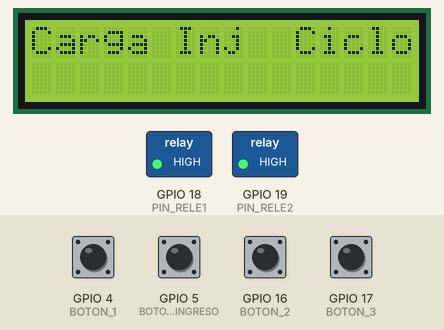
Bench run of a sketch on a simulated ESP32. Parts: 16×2 character LCD, switched loads named in the sketch (green lamp = pin HIGH). The test bench sets the inputs (shaded band); at power-on: GPIO 4 (BOTON_1), GPIO 5 (BOTON_INGRESO), GPIO 16 (BOTON_2), GPIO 17 (BOTON_3) HIGH.

Above: at 1.2 s.
1.3 s: GPIO 4 (BOTON_1) pulled LOW for 0.15 s
At 2.4 s:
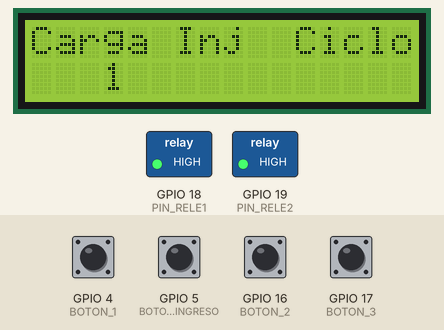
2.9 s: GPIO 16 (BOTON_2) pulled LOW for 0.15 s
At 3.6 s:
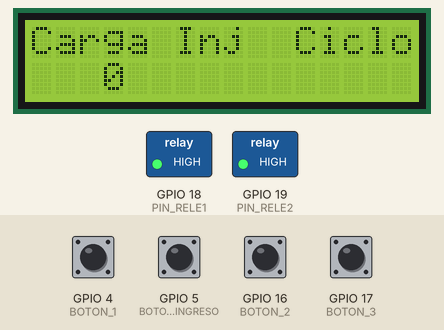
4.5 s: GPIO 17 (BOTON_3) pulled LOW for 0.15 s
At 5.6 s:
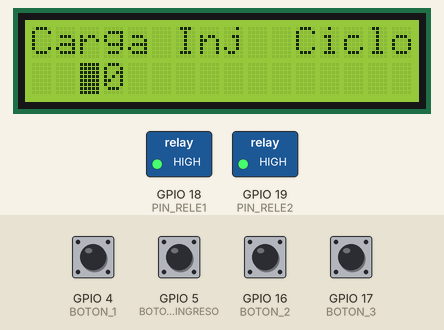
7.3 s: GPIO 4 (BOTON_1) pulled LOW for 1 s
At 8.1 s:
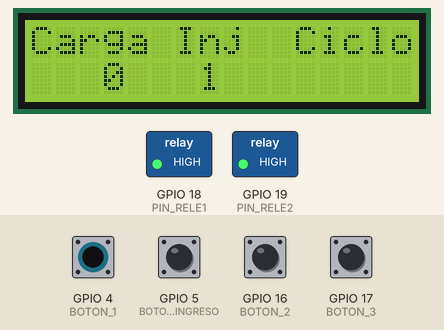
9.8 s: GPIO 16 (BOTON_2) pulled LOW for 1 s
At 11.2 s:
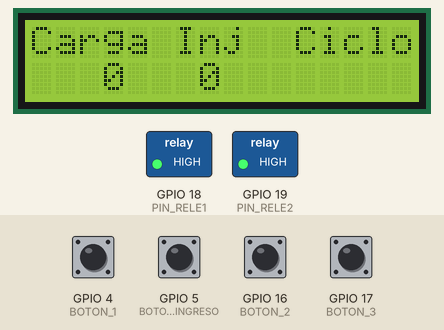
12.3 s: GPIO 17 (BOTON_3) pulled LOW for 1 s
At 13.4 s:
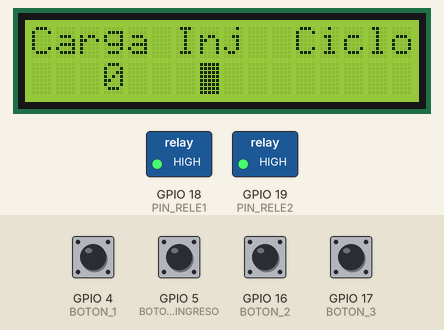
Timing chart, 0 to 15.3 s (numbered marks = the images above; inputs shaded):
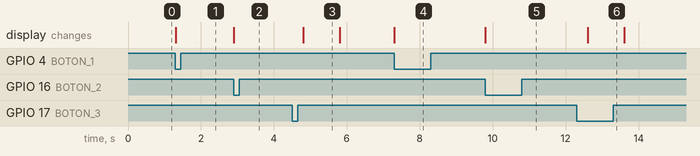

Measured:
- after the input at 1.3 s, the display: changes at once (image 1)
- after the input at 2.9 s, the display: changes at once (image 2)
- after the input at 4.5 s, the display: changes after 0.30 s (image 3)
- after the input at 7.3 s, the display: changes at once (image 4)
- after the input at 9.8 s, the display: changes at once (image 5)
- after the input at 12.3 s, the display: changes after 0.30 s (image 6)
- what the display in image 3 shows lasts 1.0 s, from 4.8 s to 5.8 s

The sketch:

control_valvula_no_delay.ino
```cpp
#include <Wire.h>
#include <LiquidCrystal_I2C.h>

// Definir los pines de los pulsadores y el relé
#define BOTON_1 4
#define BOTON_2 16
#define BOTON_3 17
#define BOTON_INGRESO 5
#define PIN_RELE1 18
#define PIN_RELE2 19

// Definir la dirección de la pantalla LCD
#define LCD_ADDR 0x27

portMUX_TYPE mux;

// Definir variables globales
int tiempo1 = 0;
int tiempo2 = 0;
int tiempo_ciclo = 0;
unsigned long tiempoActual = 0;
int cursorPosition = 0;

volatile boolean boton1 = false;
volatile boolean boton2 = false;
volatile boolean boton3 = false;
volatile boolean botonIngreso = false;
bool relesEncendidos = true;

// Crear un objeto de la clase LiquidCrystal_I2C para la pantalla LCD
LiquidCrystal_I2C lcd(LCD_ADDR, 16, 2);

void ARDUINO_ISR_ATTR  ISR_boton1() {
  boton1 = true;
}

void ARDUINO_ISR_ATTR  ISR_boton2() {
  boton2 = true;
}

void ARDUINO_ISR_ATTR  ISR_boton3() {
  boton3 = true;
}

void ARDUINO_ISR_ATTR  ISR_botonIngreso() {
  botonIngreso = true;
}

void setup() {
  // Inicializar la pantalla LCD
  Serial.begin(9600);
  lcd.init();
  lcd.backlight();

  // Configurar los pines de los pulsadores y el relé
  pinMode(BOTON_1, INPUT_PULLUP);
  pinMode(BOTON_2, INPUT_PULLUP);
  pinMode(BOTON_3, INPUT_PULLUP);
  pinMode(BOTON_INGRESO, INPUT_PULLUP);
  pinMode(PIN_RELE1, OUTPUT);
  pinMode(PIN_RELE2, OUTPUT);

  digitalWrite(PIN_RELE1, HIGH);
  digitalWrite(PIN_RELE2, HIGH);

  attachInterrupt(digitalPinToInterrupt(BOTON_1), ISR_boton1, FALLING);
  attachInterrupt(digitalPinToInterrupt(BOTON_2), ISR_boton2, FALLING);
  attachInterrupt(digitalPinToInterrupt(BOTON_3), ISR_boton3, FALLING);
  attachInterrupt(digitalPinToInterrupt(BOTON_INGRESO), ISR_botonIngreso, FALLING);

  // Mostrar el texto "Carga" en la pantalla LCD
  lcd.setCursor(0, 0);
  lcd.print("Carga");
  lcd.setCursor(6, 0);
  lcd.print("Inj");
  lcd.setCursor(11, 0);
  lcd.print("Ciclo");
}

void loop() {
  if (boton1) {


    if (cursorPosition == 0) {
      tiempo1++;
      lcd.setCursor(2, 1);
      if(tiempo1 <= 9){
        lcd.print(" ");
      }
      lcd.print(tiempo1);
    } else if (cursorPosition == 1) {
      tiempo2++;
      lcd.setCursor(7, 1);
      lcd.print(tiempo2);
    } else if (cursorPosition == 2) {
      tiempo_ciclo += 10;
      lcd.setCursor(13, 1);
      lcd.print(tiempo_ciclo);
    }
    delay(300);
    boton1 = false;
  }

  if (boton2) {
    //boton2 = false;

    if (cursorPosition == 0) {
      tiempo1--;
      if (tiempo1 < 0) {
        tiempo1 = 0;
      }
      lcd.setCursor(2, 1);
      if(tiempo1 <= 9){
        lcd.print(" ");
      }
      lcd.print(tiempo1);
    } else if (cursorPosition == 1) {
      tiempo2--;
      if (tiempo2 < 0) {
        tiempo2 = 0;
      }
      lcd.setCursor(7, 1);
      lcd.print(tiempo2);
    } else if (cursorPosition == 2) {
      tiempo_ciclo -= 10;
      if (tiempo_ciclo < 0) {
        tiempo_ciclo = 0;
      }
      lcd.setCursor(13, 1);
      lcd.print(tiempo_ciclo);
    }
    delay(300);
    boton2 = false;
  }

  if (boton3) {
    // boton3 = false;

    if (cursorPosition == 0) {
      lcd.setCursor(2, 1);
      cursorPosition = 1;
    } else if (cursorPosition == 1) {
      lcd.setCursor(7, 1);
      cursorPosition = 2;
    } else if (cursorPosition == 2) {
      lcd.setCursor(13, 1);
      cursorPosition = 0;
    }
    delay(300);
    boton3 = false;
    lcd.blink();  // Activar el parpadeo del cursor
    delay(1000);
    lcd.noBlink();  // Desactivar el parpadeo del cursor
  }

  if (botonIngreso) {
    botonIngreso = false;

    unsigned long startTime = millis();  // Tiempo de inicio del ciclo
    unsigned long elapsedTime = 0;       // Tiempo transcurrido

    while (elapsedTime < tiempo_ciclo * 1000 && relesEncendidos) {  // Ejecutar durante tiempo ciclo
      // Encender el primer LED y apagar el segundo LED
      digitalWrite(PIN_RELE1, LOW);
      digitalWrite(PIN_RELE2, HIGH);
      Serial.println("led1 on");
      unsigned long tiempo1Start = millis();
      delay(2000);
      digitalWrite(PIN_RELE1, HIGH);
      digitalWrite(PIN_RELE2, HIGH);

      while (millis() - tiempo1Start < tiempo1 * 1000) {
        // Esperar el tiempo correspondiente
      }

      // Encender el segundo LED y apagar el primer LED
      digitalWrite(PIN_RELE1, HIGH);
      digitalWrite(PIN_RELE2, LOW);
      Serial.println("led2 on");
      unsigned long tiempo2Start = millis();

      delay(2000);
      digitalWrite(PIN_RELE1, HIGH);
      digitalWrite(PIN_RELE2, HIGH);
      while (millis() - tiempo2Start < tiempo2 * 1000) {
        // Esperar el tiempo correspondiente
      }

      // Actualizar el tiempo transcurrido
      elapsedTime = millis() - startTime;
    }

    // Apagar ambos LEDs al finalizar el ciclo
    digitalWrite(PIN_RELE1, HIGH);
    digitalWrite(PIN_RELE2, HIGH);

    relesEncendidos = false;  // Desactivar el bucle para que no se reinicie
  }
}
```
